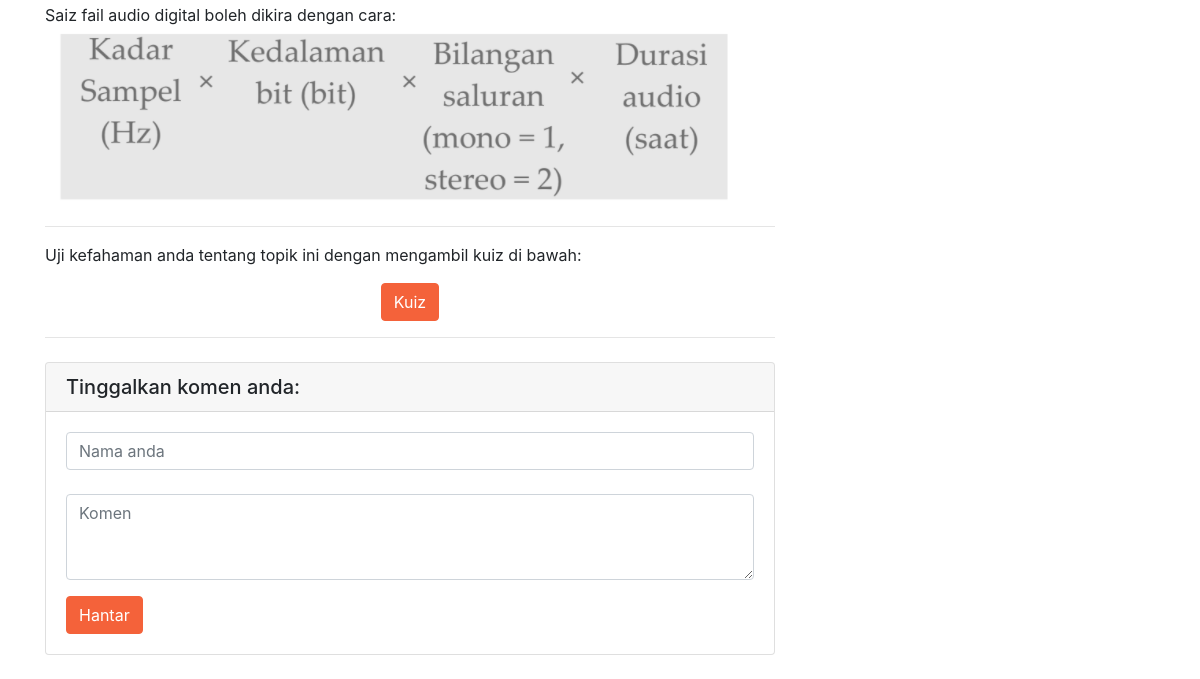
Page /curriculum/data_representation (lower part) on the earlier database version.
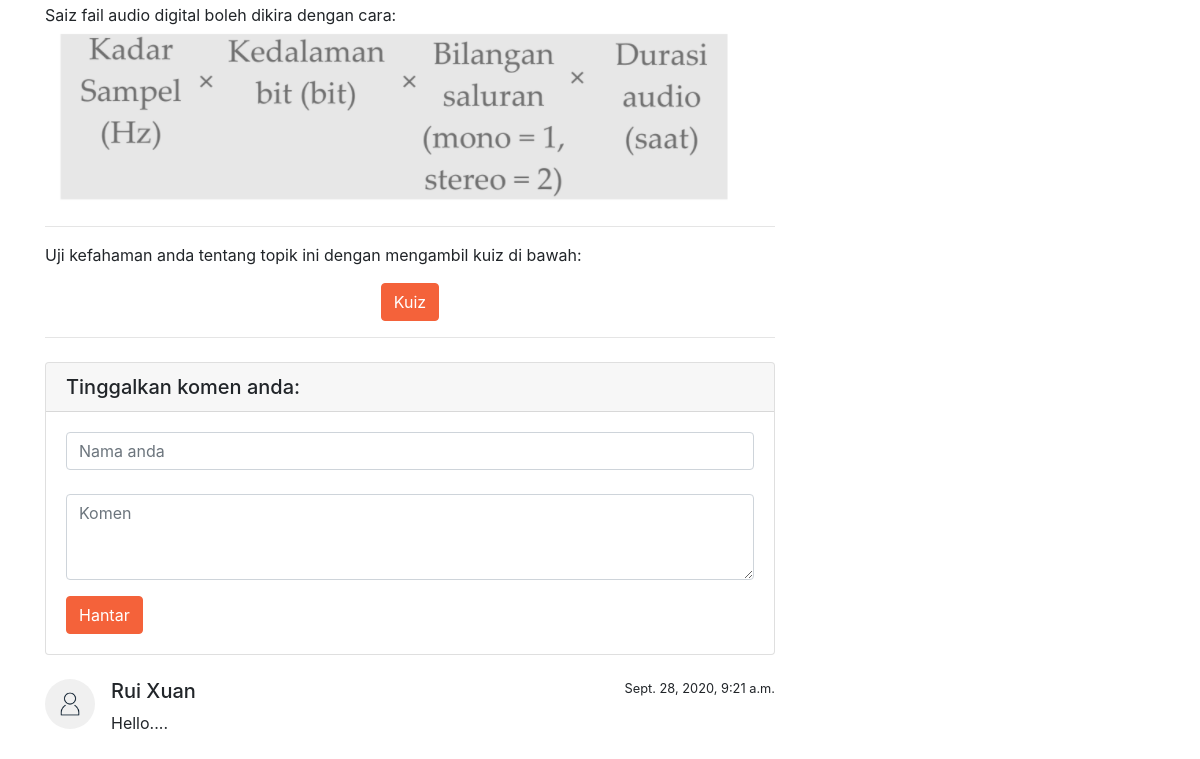
Same page on the later database version.
### curriculum/models.py (models this page shows)
class Comment(models.Model):
    username = models.CharField(default="Anonim", max_length=30, blank=False)
    content = models.TextField(blank=False)
    date = models.DateTimeField(auto_now_add=True)
    page = models.CharField(default="comp_t", blank=False, max_length=10, choices=[('comp_t', "Computational Thinking"),
                                                                                   ('data_r', "Data Representation"),
                                                                                   ('algo', 'Algorithms'),
                                                                                   ('code', 'Code')])

### curriculum/views.py (the view)
    def process(request):
        quotes = Quote.objects.all()
        quote = choice(quotes)
        kwargs["quote"] = quote.quote
        kwargs["quote_author"] = quote.author
        comments = Comment.objects.all()
        kwargs["comments"] = comments
        path_name = resolve(request.path_info).url_name
        kwargs["page"] = path_name
        if request.method == "POST":
            data = dict(parse.parse_qsl(request.body))
            Comment(username=data[b'username'].decode(), content=data[b'comment'].decode(), page=path_name).save()
            return redirect(path_name)
        return func(request)

### curriculum/views.py (called while the page is built)
def preprocess(func):
    def process(request):
        quotes = Quote.objects.all()
        quote = choice(quotes)
        kwargs["quote"] = quote.quote
        kwargs["quote_author"] = quote.author
        comments = Comment.objects.all()
        kwargs["comments"] = comments
        path_name = resolve(request.path_info).url_name
        kwargs["page"] = path_name
        if request.method == "POST":
            data = dict(parse.parse_qsl(request.body))
            Comment(username=data[b'username'].decode(), content=data[b'comment'].decode(), page=path_name).save()
            return redirect(path_name)
        return func(request)
    return process

@preprocess
def data_r(request):
    kwargs["title"] = "Perwakilan Data"
    kwargs["cover_img"] = "images/cover_2.jpg"
    kwargs["subtitile"] = "to be added..."
    return render(request, 'curriculum/data_r.html', kwargs)

### curriculum/templates/curriculum/data_r.html (shortened to what this page needs)
{% extends 'curriculum/base.html'%}
{% load static %}
{% block material %}
<p class="has-line-data" data-line-start="104" data-line-end="106">Saiz fail audio digital boleh dikira dengan cara:<br>
<img src="{% static 'images/12.png' %}" alt=""></p>
{% endblock material %}

### curriculum/templates/curriculum/base.html (shortened to what this page needs)
{%extends 'home/base.html' %}
{% load static %}
{% block additional_header %}
<link href="{% static 'curriculum/base.css' %}" rel="stylesheet" />
{% endblock additional_header %}
{% block content %}
<div class="container pt-4">
    <div class="row">
        <div class="col-lg-8">
            {% block material %}
            {% endblock material %}
            <hr>
            <p>Uji kefahaman anda tentang topik ini dengan mengambil kuiz di bawah:</p>
            <div class="text-center">
                <form action="/">
                    <input type="submit" class="btn btn-primary" value="Kuiz"/>
                </form>
            </div>
            <hr>
            <div class="card my-4">
                <h5 class="card-header">Tinggalkan komen anda:</h5>
                <div class="card-body">
                    <form method="POST">
                        <div class="form-group">
                            <input class="form-control" placeholder="Nama anda" name="username"/>
                            <br>
                            <textarea class="form-control" rows="3" placeholder="Komen" name="comment"></textarea>
                        </div>
                        <button type="submit" class="btn btn-primary">Hantar</button>
                    </form>
                </div>
            </div>
            {% if comments %}
                {% for comment in comments %}
                    {% if comment.page == page %}
                        <div class="media mb-4">
                            <img class="d-flex mr-3 rounded-circle" src="{% static 'images/user_img.png' %}" alt="" width="50px" height="50px">
                            <div class="media-body">
                                <h5 class="mt-0">{{ comment.username }}</h5>
                                {{ comment.content }}
                            </div>
                            <small>{{ comment.date }}</small>
                        </div>
                    {% endif %}
                {% endfor %}
            {% endif %}
        </div>
        <div class="col-md-4">
        </div>
    </div>
</div>
{% endblock content %}

Differences in the rows shown:
added Comment: username "Rui Xuan", content "Hello....", date "Sept. 28, 2020, 9:21 a.m."
